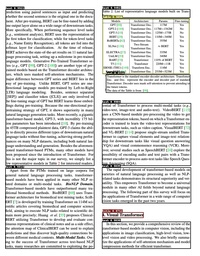
#> input picture PaddleDetection/configs/picodet/legacy_model/application/layout_analysis/images/layout_res.jpg, 200 x 256 px, shrunk from 724 x 929 before the run
$ python -i tools.py   (imports and definitions only)
#> lines starting #> are read from the running program, lines starting #| are printed output that depends on the picture; after the words box and inside, x2 and y2 are one past the last pixel; in counts of white or black regions, pixels touching at a corner belong together
import os
import numpy as np
import cv2
import json
import math

def cal_dist(p1, p2):
    return math.sqrt((p1[0]-p2[0])**2 + (p1[1]-p2[1])**2)

def cal_ang(p1, p2, p3):

    eps = 1e-12
    a = math.sqrt((p2[0]-p3[0])*(p2[0]-p3[0]) + (p2[1]-p3[1])*(p2[1]-p3[1]))
    b = math.sqrt((p1[0]-p3[0])*(p1[0]-p3[0]) + (p1[1]-p3[1])*(p1[1]-p3[1]))
    c = math.sqrt((p1[0]-p2[0])*(p1[0]-p2[0]) + (p1[1]-p2[1])*(p1[1]-p2[1]))
    ang = math.degrees(math.acos((b**2-a**2-c**2)/(-2*a*c+eps)))
    return ang

def get_binary(img, minConnectedArea=1):
    rows, cols = img.shape[:2]
    img_gray = cv2.cvtColor(img, cv2.COLOR_BGR2GRAY)

    ret, img_bin = cv2.threshold(img_gray, 128, 255, cv2.THRESH_BINARY)
    _, labels, stats,  _ = cv2.connectedComponentsWithStats(img_bin, connectivity=4)

    # print("stats.shape[0]:{}".format(stats.shape[0]))
    for index in range(1, stats.shape[0]):
        if stats[index][4] < minConnectedArea or stats[index][4]<0.00001 * (stats[index][2] * stats[index][3]):
            labels[labels == index] == 0
    labels[labels != 0] = 1
    img_bin =  np.array(img_bin*labels).astype(np.uint8)
    return img, img_bin, rows, cols

def approx_poly_DIY(contour, min_dist = 10, ang_err = 5):
    cs = [contour[i][0] for i in range(contour.shape[0])]
    i = 0
    while i <len(cs):
        try:
            j = (i+1) if (i!=len(cs)-1) else 0
            if cal_dist(cs[i], cs[j]) < min_dist:
                last = (i-1) if (i!=0) else (len(cs)-1)
                next = (j-1) if (j!=0) else (len(cs)-1)
                ang_i = cal_ang(cs[last], cs[i], cs[next])
                ang_j = cal_ang(cs[last], cs[j], cs[next])
                if abs(ang_i-ang_j) < ang_err:
                    dist_i = cal_dist(cs[last], cs[i]) + cal_dist(cs[i], cs[next])
                    dist_j = cal_dist(cs[last], cs[j]) + cal_dist(cs[j], cs[next])

                    if dist_j < dist_i:
                        del cs[j]
                    else:
                        del cs[i]
                else:
                    i+=1
            else:
                i+=1
        except:
            i+=1

    # i = 0
    while i <len(cs):
        try:
            last = (i-1) if (i!=0) else (len(cs)-1)
            next = (i-1) if (i!=len(cs)-1) else 0
            ang_i = cal_ang(cs[last], cs[i], cs[next])
            if abs(ang_i) > (180-ang_err):
            # if abs(ang_i) > 75:
                del cs[j]
            else:
                i+=1
        except:
            del cs[i]

    res = np.array(cs).reshape([-1,1,2])
    return res


def get_multiregion(img, img_bin):
    contours, hierarchys = cv2.findContours(img_bin, cv2.RETR_LIST, cv2.CHAIN_APPROX_SIMPLE)

    if len(contours):
        polygons = []
        relas = []
        for idx, (contour, hierarchy) in enumerate(zip(contours, hierarchys[0])):
            area_ = cv2.contourArea(contour)
            # if area_ <500:
            #     continue

            epsilon_ = (0.005 * cv2.arcLength(contour, True))
            if not isinstance(epsilon_, float) and not isinstance(epsilon_, int):
                epsilon_ = 0
            contour = cv2.approxPolyDP(contour, epsilon_/10, True)
            out = approx_poly_DIY(contour)
            rela_ = (idx, hierarchy[-1] if hierarchy[-1] else None)

            polygon_ = []
            for p in out:
                polygon_.append(p[0])
            polygons.append(polygon_)
            relas.append(rela_)

        return polygons, relas

    else:
        return []

def find_min_point(i_list, o_list):
    min_dis = 1e7
    idx_i = -1
    idx_o = -1
    for i in range(len(i_list)):
        for o in range(len(o_list)):
            dis = math.sqrt((i_list[i][0]-o_list[o][0])**2 + (i_list[i][1]-o_list[o][1])**2)
            if dis <= min_dis:
                min_dis = dis
                idx_i = i
                idx_o = o
    return idx_i, idx_o


def change_list(polygons, idx):
    if idx == -1:
        return polygons
    s_p = polygons[:idx]
    polygons = polygons[idx:]
    polygons.extend(s_p)
    polygons.append(polygons[0])

    return polygons


def reduce_relas(polygons, relas):
    for i in range(len(relas)):
        if relas[i][1] != None:
            for j in range(len(relas)):
                if relas[j][0] == relas[i][1]:
                    if polygons[i] is not None and polygons[j] is not None:
                        min_i, min_o = find_min_point(polygons[i], polygons[j])
                        polygons[i] = change_list(polygons[i], min_i)
                        polygons[j] = change_list(polygons[j], min_o)

                        if min_i != -1 and len(polygons[i])>0:
                            polygons[j].extend(polygons[i])
                        polygons[i] = None

    polygons = list(filter(None, polygons))
    return polygons

def check_size_minmax(polygons, img_size):
    h_max, w_max = img_size
    for ps in polygons:
        for j in range(len(ps)):
            x, y = ps[j]
            if x<0:
                x=0
            elif x>w_max:
                x=w_max
            if y<0:
                y=0
            elif y>h_max:
                y = h_max

            ps[j] = np.array([x,y])
    return polygons

def process(ori_img):
    img, img_bin, rows, cols = get_binary(ori_img)
    polygons, relas = get_multiregion(img, img_bin)
    polygons = reduce_relas(polygons, relas)
    if rows is not None and cols is not None:
        polygons = check_size_minmax(polygons, (rows, cols))
    return polygons

# [5 lines of commented-out code are left out]

>>> import cv2
>>> picture = cv2.imread('../../PaddleDetection/configs/picodet/legacy_model/application/layout_analysis/images/layout_res.jpg')
#> picture is the input picture: shape (256, 200, 3); mean B, G, R 215.4, 216.1, 216
>>> result = process(picture)
#> in get_binary, `ret, img_bin = cv2.threshold(img_gray, 128, 255, cv2.THRESH_BINARY)`:
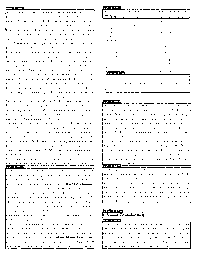
#> img_bin: shape (256, 200); 95.1% white; black in thin lines or dots, all inside (x1, y1, x2, y2) = (5, 6, 191, 249)
#> in get_binary, `_, labels, stats,  _ = cv2.connectedComponentsWithStats(img_bin, conne..`:
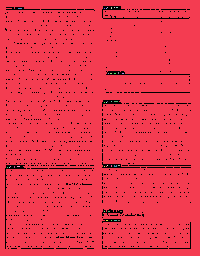
#> labels: shape (256, 200) int32; 37 distinct labels, from 0 to 36; one colour per label, 0 black
#> in get_binary, `_, labels, stats,  _ = cv2.connectedComponentsWithStats(img_bin, conne..`: stats = 37 rows, first 6: [5, 6, 186, 243, 2512], [0, 0, 200, 256, 48626], [107, 7, 1, 1, 1], [111, 7, 1, 2, 2], [114, 7, 1, 1, 1], [116, 7, 2, 1, 2]
#> in process, `img, img_bin, rows, cols = get_binary(ori_img)`: rows = 256; cols = 200
#> in get_multiregion, `contours, hierarchys = cv2.findContours(img_bin, cv2.RETR_LIST, cv2.CH..`: contours = 1037 contours, 1008 with area under 20; largest, box (x1, y1, x2, y2) and area: (0, 0, 200, 256) 50745, (4, 164, 27, 250) 264, (105, 70, 191, 76) 220, (102, 15, 190, 20) 186, (101, 161, 141, 169) 137
#> the loop in get_multiregion, `for idx, (contour, hierarchy) in enumerate(zip(contours, hierarchys[0]..` made 1037 passes
#> (contour, hierarchy) on passes 14 to 16: ([[137, 246], [138, 245], [139, 246], [138, 247]], [14, 12, -1, -1]), ([[132, 246], [133, 245], [134, 246], [133, 247]], [15, 13, -1, -1]), ([[130, 246], [131, 245], [132, 246], [131, 247]], [16, 14, -1, -1])
#> the loop in check_size_minmax, `for ps in polygons:` made 1007 passes
